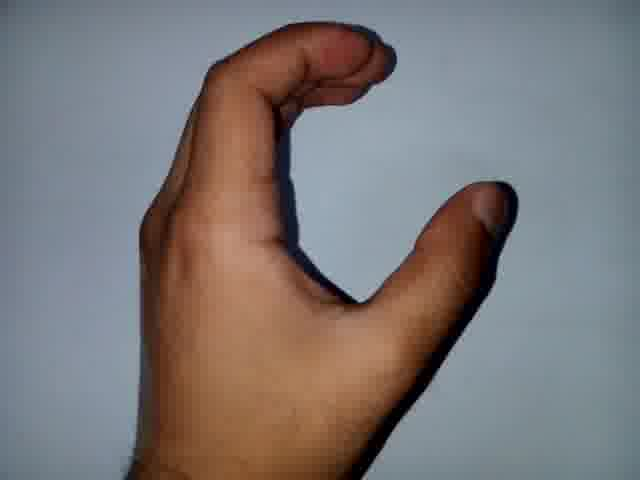
#> input picture pic.png, 640 x 480 px
$ python Method2.py   (older library calls are emulated)
#> lines starting #> are read from the running program, lines starting #| are printed output that depends on the picture; after the words box and inside, x2 and y2 are one past the last pixel; in counts of white or black regions, pixels touching at a corner belong together
import cv2
import numpy as np
from matplotlib import pyplot as plt

image = cv2.imread("pic.png")
#> image is the input picture: shape (480, 640, 3); mean B, G, R 119.8, 119.6, 124.8
copy = image.copy()

gray = cv2.cvtColor(image, cv2.COLOR_BGR2GRAY)
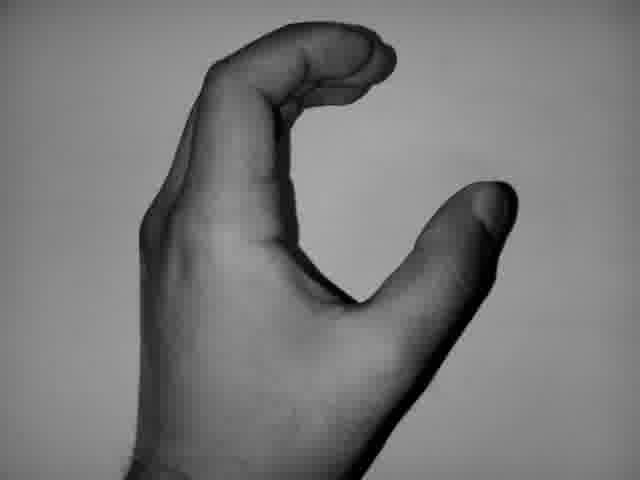
#> gray: shape (480, 640); min 0, max 190, mean 121.2
cv2.imshow('Gray', gray)
cv2.waitKey(0)

edged = cv2.Canny(gray, 10, 250)
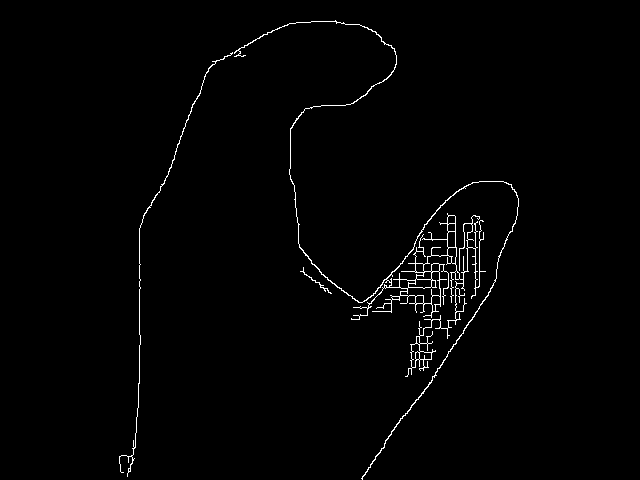
#> edged: shape (480, 640); 1.3% white in thin lines or dots, all inside (x1, y1, x2, y2) = (119, 20, 519, 480)
cv2.imshow('Edged', edged)
cv2.waitKey(0)

kernel = np.ones((5, 5), np.uint8)

dilation = cv2.dilate(edged, kernel, iterations=1)
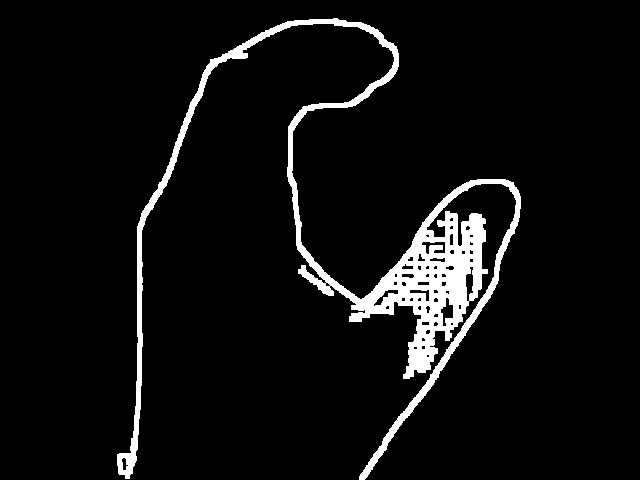
#> dilation: shape (480, 640); 6% white; 1 white region, box (x1, y1, x2, y2) and area: (117, 18, 521, 480) 18321
cv2.imshow('Dilation', dilation)
cv2.waitKey(0)

closing = cv2.morphologyEx(dilation, cv2.MORPH_CLOSE, kernel)
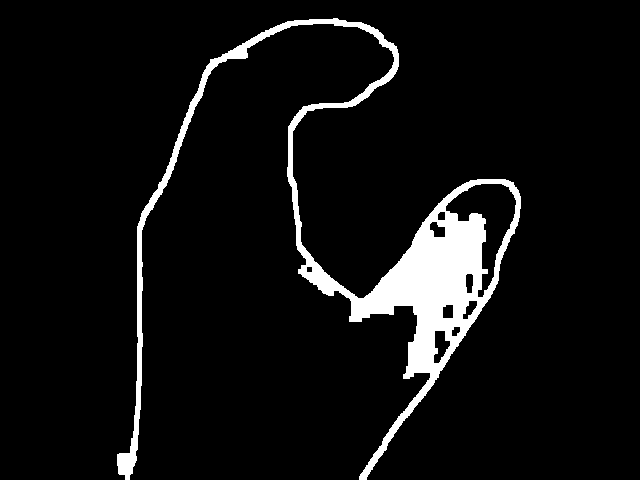
#> closing: shape (480, 640); 6.5% white; 1 white region
cv2.imshow('Closing', closing)
cv2.waitKey(0)

(image, cnts, hiers) = cv2.findContours(closing, cv2.RETR_EXTERNAL, cv2.CHAIN_APPROX_SIMPLE)
#> cnts = 1 contour; box (x1, y1, x2, y2) and area: (117, 18, 521, 480) 22568

cont = cv2.drawContours(copy, cnts, -1, (0, 0, 0), 1, cv2.LINE_AA)
cv2.imshow('Contours', cont)
cv2.waitKey(0)

mask = np.zeros(cont.shape[:2], dtype="uint8") * 255

# Draw the contours on the mask
cv2.drawContours(mask, cnts, -1, (255, 255, 255), -1)
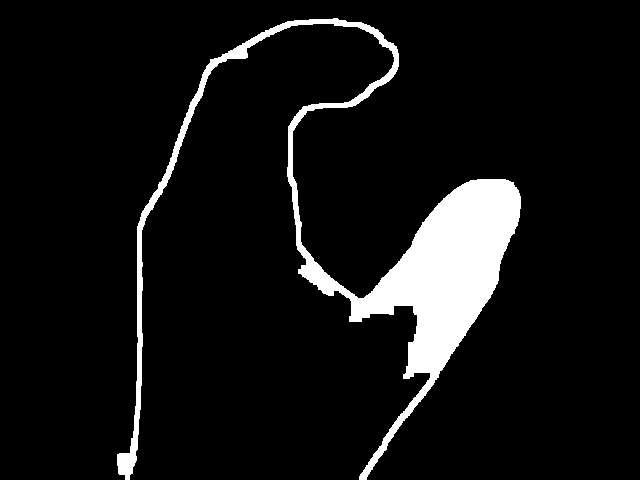
#> mask: shape (480, 640); 7.8% white; 1 white region, box (x1, y1, x2, y2) and area: (117, 18, 521, 480) 23942

# remove the contours from the image and show the resulting images
img = cv2.bitwise_and(cont, cont, mask=mask)
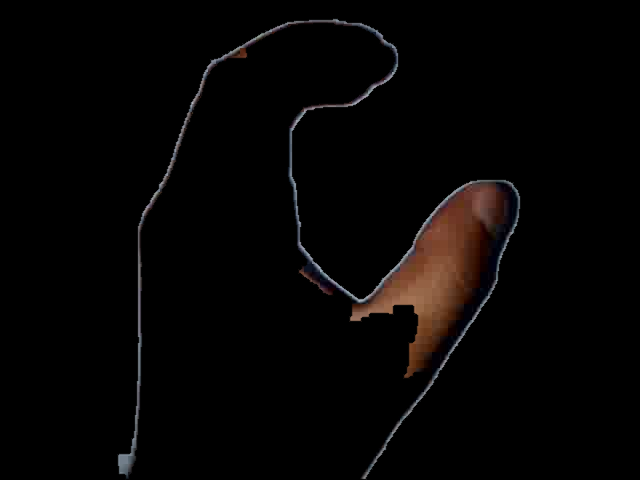
#> img: shape (480, 640, 3); mean B, G, R 3.7, 4.2, 5.9
cv2.imshow("Mask", img)
cv2.waitKey(0)

for c in cnts:
    x, y, w, h = cv2.boundingRect(c)
    if w > 50 and h > 130:
        new_img = img[y:y + h, x:x + w]

        cv2.imwrite('Cropped.png', new_img)
        cv2.imshow("Cropped", new_img)
        cv2.waitKey(0)
#> this loop made 1 pass
#> (x, y, w, h) on pass 1: (117, 18, 404, 462)
#> pass 1, `new_img = img[y:y + h, x:x + w]`:
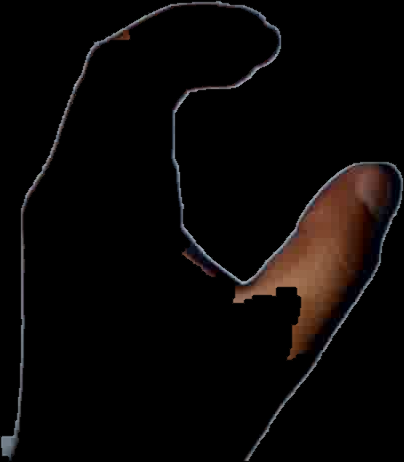
#> new_img: shape (462, 404, 3); mean B, G, R 6.1, 6.9, 9.7

#> (the run stopped early here; a loop or call above may not have finished)

$ run again, with 001.png copied over pic.png
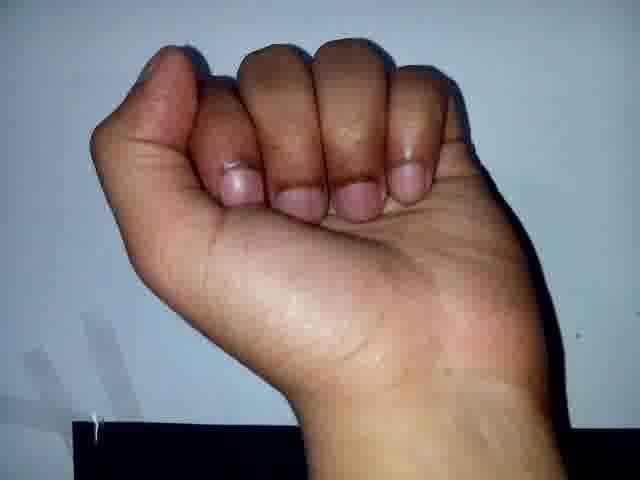
#> input picture 001.png, 640 x 480 px
#> image is the input picture: shape (480, 640, 3); mean B, G, R 125.7, 125.3, 132.6
#> `edged = cv2.Canny(gray, 10, 250)`:
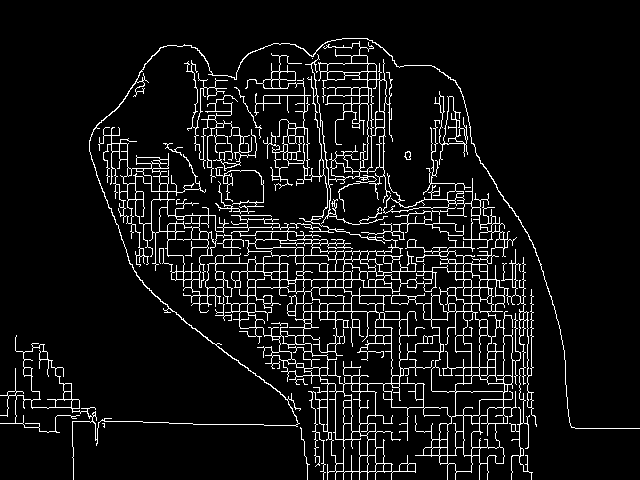
#> edged: shape (480, 640); 7.5% white in thin lines or dots
#> dilation: shape (480, 640); 33.5% white; 2 white regions, box (x1, y1, x2, y2) and area: (0, 36, 640, 480) 102871, (402, 149, 413, 162) 130
#> closing: shape (480, 640); 39.5% white; 2 white regions
#> cnts = 1 contour; box (x1, y1, x2, y2) and area: (0, 36, 640, 480) 150454
#> mask: shape (480, 640); 49.5% white; 1 white region, box (x1, y1, x2, y2) and area: (0, 36, 640, 480) 152060
#> the loop `for c in cnts:` made 1 pass
#> (x, y, w, h) on pass 1: (0, 36, 640, 444)
#> pass 1, `new_img = img[y:y + h, x:x + w]`:
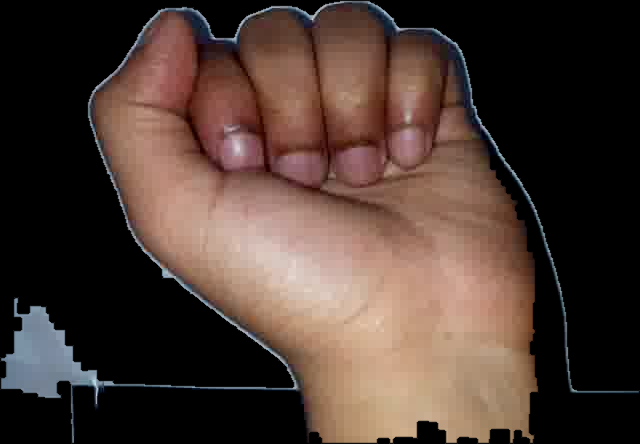
#> new_img: shape (444, 640, 3); mean B, G, R 50.8, 58.3, 76
